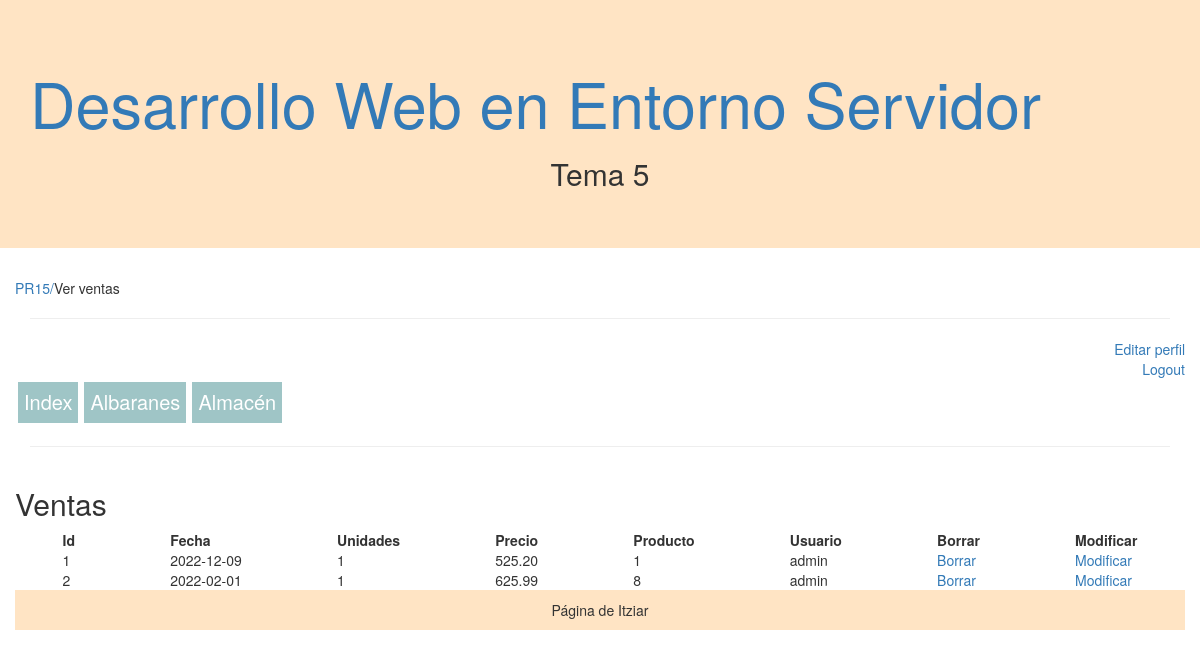
The app's page /Tema5/Practicas/PR15/paginas/verVentas.php (signed in) with its own data.
### tables this page shows
CREATE TABLE venta (
  id int primary key auto_increment,
  fecha DATE,
  cantidad int,
  precio numeric(6, 2),
  producto int,
  usuario varchar(75),
  index (producto),
  index (usuario),
  FOREIGN KEY (producto) REFERENCES productos(codigo),
  FOREIGN KEY (usuario) REFERENCES usuarios(usuario)
);

### Tema5/Practicas/PR15/funciones/funciones.php (called while the page is built, shortened)
<?php
function estaValidado(){
    if(isset($_SESSION['validado'])){
        return true;
    }
}

### Tema5/Practicas/PR15/funciones/bd.php (called while the page is built, shortened)
<?php
function verVentas($usuario){
    try{
        $conexion = new PDO("mysql:host=".$_SERVER['SERVER_ADDR'].";dbname=tienda",'itziar','itziar');
        if($_SESSION['perfil']==1 || $_SESSION['perfil']==2){
            $sql = "select * from venta";
        }else{
            $sql = "select * from venta where usuario='".$usuario."'";
        }
        $resultado = $conexion->query($sql);
        $rows = $resultado->fetchAll();
        if ($resultado!=false){
            return $rows;
        }else{
            unset($conexion);
            return false;
        }
    }catch(Exception $ex){
        echo obtenerMensajeError($ex);
        unset($conexion);
    }
}

### Tema5/Practicas/PR15/paginas/verVentas.php (the view, shortened to what this page needs)
<html lang="es">
    <?php
    require ('../funciones/bd.php');
    require ('../funciones/funciones.php');
    ?>
    <head>
<link rel="stylesheet" href="https://cdn.jsdelivr.net/npm/bootstrap@3.4.1/dist/css/bootstrap.min.css">
<link rel="stylesheet" href="https://cdn.jsdelivr.net/npm/bootstrap@3.4.1/dist/css/bootstrap-theme.min.css">
<link rel="stylesheet" href="../css/estilosVenta.css">
  </head>
  <body>
    <div class="jumbotron" style="background-color: bisque;">
      <div class="container">
        <h1><a href="../../../../index.html">Desarrollo Web en Entorno Servidor</a></h1>
        <h2><center>Tema 5</center></h2>
      </div>
    </div>
    <div class="container">
    <div class="row">
            <a href="../../PR15/">PR15/</a>Ver ventas
        </div>
        <hr>
        <div class="row">
        <?php
            if(!estaValidado()){
                echo "<a href='../login.php' class='derecha'>Login</a>";
                header('Location:../index.php');
                exit();
            }else{
                echo "<a href='./editarPerfil.php' class='derecha'>Editar perfil</a>";
                echo "<br>";
                echo "<a href='../logout.php' class='derecha'>Logout</a>";
            }
            ?>
        </div>
        <div class="row">
            <?php
            if(isset($_SESSION['perfil'])){
                echo "<nav>";
                switch ($_SESSION['perfil']){
                case 1:
                    echo "<a href='../index.php'>Index</a>";
                    echo "<a href='./verAlbaranes.php'>Albaranes</a>";
                    echo "<a href='./insertarProducto.php'>Almacén</a>";
                    break;
            }
            echo "</nav>";
            }?>
       </div>
        <hr>
        <div class="row" >
            <?php
                echo "<h2>Ventas</h2>";
                $fila=verVentas($_SESSION['user']);
                if(is_array($fila)){
                    if(isset($_SESSION['perfil'])){
                        switch ($_SESSION['perfil']){
                            case 1:
                                echo "<div class='tabla'>";
                                echo "<div class='cabecera'>Id</div><div class='cabecera'>Fecha</div><div class='cabecera'>Unidades</div><div class='cabecera'>Precio</div><div class='cabecera'>Producto</div><div class='cabecera'>Usuario</div><div class='cabecera'>Borrar</div><div class='cabecera'>Modificar</div>";
                                break;
                        }
                    foreach ($fila as $key => $value) {
                        switch ($_SESSION['perfil']){
                            case 1:
                                echo "<div class='dato'>".$value['id']."</div><div class='dato'>".$value['fecha']."</div><div class='dato'>".$value['cantidad']."</div><div class='dato'>".$value['precio']."</div><div class='dato cabeceras'>".$value['producto']."</div><div class='dato cabeceras'>".$value['usuario']."</div><div class='dato cabeceras'><a href='modificarVenta.php?borrar=".$value['id']."'>Borrar</a></div><div class='dato cabeceras'><a href='modificarVenta.php?modificar=".$value['id']."'>Modificar</a></div>";
                                break;
                        }
                    }
                    echo "</div>";
                }else{
                    echo $fila;
                }
            }
            ?>
        </div>
    </div>
      <footer class="container" style="background-color: bisque;">
        <p><center>Página de Itziar</center></p>
      </footer>
</body></html>

### Tema5/Practicas/PR15/css/estilosVenta.css (style rules this page uses)
nav { display:flex; font-size: 20px; flex-direction: row; }
nav > a { color: white; padding: 6px; border: white solid; background-color: rgba(95, 158, 160, 0.599); }
.tabla { display: grid; grid-template-columns: auto auto auto auto auto auto auto auto; justify-content: space-around; align-items: center; }
.cabecera { font-weight: bold; }
.dato { display: flex; flex-wrap: nowrap; flex-shrink: 0.5; }
.derecha { display: block; float: right; }

### records on screen
venta: id "1", fecha "2022-12-09", cantidad "1", precio "525.20", producto "1", usuario "admin"
venta: id "2", fecha "2022-02-01", cantidad "1", precio "625.99", producto "8", usuario "admin"
